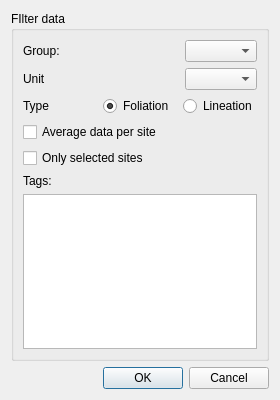
<?xml version="1.0" encoding="UTF-8"?>
<ui version="4.0">
 <class>PlotStructures</class>
 <widget class="QDialog" name="PlotStructures">
  <property name="geometry">
   <rect>
    <x>0</x>
    <y>0</y>
    <width>280</width>
    <height>400</height>
   </rect>
  </property>
  <property name="minimumSize">
   <size>
    <width>280</width>
    <height>400</height>
   </size>
  </property>
  <property name="windowTitle">
   <string>Structures</string>
  </property>
  <layout class="QVBoxLayout" name="verticalLayout_4">
   <item>
    <widget class="QGroupBox" name="groupBox">
     <property name="title">
      <string>FIlter data</string>
     </property>
     <layout class="QHBoxLayout" name="horizontalLayout_3">
      <item>
       <layout class="QVBoxLayout" name="verticalLayout">
        <item>
         <layout class="QHBoxLayout" name="horizontalLayout">
          <item>
           <widget class="QLabel" name="label">
            <property name="text">
             <string>Group:</string>
            </property>
           </widget>
          </item>
          <item>
           <widget class="QComboBox" name="comboStructure">
            <property name="sizePolicy">
             <sizepolicy hsizetype="Fixed" vsizetype="Fixed">
              <horstretch>0</horstretch>
              <verstretch>0</verstretch>
             </sizepolicy>
            </property>
           </widget>
          </item>
         </layout>
        </item>
        <item>
         <layout class="QHBoxLayout" name="horizontalLayout_2">
          <item>
           <widget class="QLabel" name="label_3">
            <property name="text">
             <string>Unit</string>
            </property>
           </widget>
          </item>
          <item>
           <widget class="QComboBox" name="comboUnit">
            <property name="sizePolicy">
             <sizepolicy hsizetype="Fixed" vsizetype="Fixed">
              <horstretch>0</horstretch>
              <verstretch>0</verstretch>
             </sizepolicy>
            </property>
           </widget>
          </item>
         </layout>
        </item>
        <item>
         <layout class="QHBoxLayout" name="horizontalLayout_4">
          <item>
           <widget class="QLabel" name="label_4">
            <property name="text">
             <string>Type</string>
            </property>
           </widget>
          </item>
          <item>
           <widget class="QRadioButton" name="radioFoliation">
            <property name="text">
             <string>Foliation</string>
            </property>
            <property name="checked">
             <bool>true</bool>
            </property>
           </widget>
          </item>
          <item>
           <widget class="QRadioButton" name="radioLineation">
            <property name="text">
             <string>Lineation</string>
            </property>
           </widget>
          </item>
         </layout>
        </item>
        <item>
         <widget class="QCheckBox" name="checkAverage">
          <property name="text">
           <string>Average data per site</string>
          </property>
         </widget>
        </item>
        <item>
         <widget class="QCheckBox" name="checkSelected">
          <property name="text">
           <string>Only selected sites</string>
          </property>
         </widget>
        </item>
        <item>
         <widget class="QLabel" name="label_2">
          <property name="text">
           <string>Tags:</string>
          </property>
         </widget>
        </item>
        <item>
         <widget class="QListWidget" name="listTags">
          <property name="selectionMode">
           <enum>QAbstractItemView::MultiSelection</enum>
          </property>
         </widget>
        </item>
       </layout>
      </item>
     </layout>
    </widget>
   </item>
   <item>
    <widget class="QDialogButtonBox" name="buttonBox">
     <property name="orientation">
      <enum>Qt::Horizontal</enum>
     </property>
     <property name="standardButtons">
      <set>QDialogButtonBox::Cancel|QDialogButtonBox::Ok</set>
     </property>
    </widget>
   </item>
  </layout>
 </widget>
 <resources/>
 <connections>
  <connection>
   <sender>buttonBox</sender>
   <signal>accepted()</signal>
   <receiver>PlotStructures</receiver>
   <slot>accept()</slot>
   <hints>
    <hint type="sourcelabel">
     <x>248</x>
     <y>254</y>
    </hint>
    <hint type="destinationlabel">
     <x>157</x>
     <y>274</y>
    </hint>
   </hints>
  </connection>
  <connection>
   <sender>buttonBox</sender>
   <signal>rejected()</signal>
   <receiver>PlotStructures</receiver>
   <slot>reject()</slot>
   <hints>
    <hint type="sourcelabel">
     <x>316</x>
     <y>260</y>
    </hint>
    <hint type="destinationlabel">
     <x>286</x>
     <y>274</y>
    </hint>
   </hints>
  </connection>
 </connections>
</ui>
